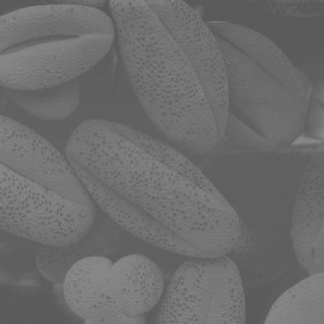
%> input picture citra_test_images/2. Kasus 1/image_01.png, 324 x 324 px, shrunk from 524 x 524 before the run; its folder holds 3 pictures in this run
$ octave histogramAnalysis.m   (GNU Octave 9; MATLAB toolbox functions it lacks are replaced by stand-ins)
%> lines starting %> are read from the running program, lines starting %| are printed output that depends on the picture
### histogram.m
function h = histogram(img)

h = zeros(1, 256);
[tinggi, lebar] = size(img);

for i = 1:tinggi
    for j = 1:lebar
        nilai = double(img(i,j));
        h(nilai + 1) = h(nilai + 1) + 1;
    end
end
end

### viewHistogram.m
function viewHistogram(img, judul)
% menampilkan citra + histogramnya

if nargin < 2, judul = ''; end

if size(img,3) == 3 %ada 3 chanel/rgb
    figure('Name', judul);
    subplot(2,3,1); imshow(img); title(['Citra ' judul]);
    subplot(2,3,2); h = histogram(rgb2gray(img));
    bar(0:255, h, 'w'); title('Histogram Grayscale'); xlabel('Intensitas'); ylabel('Jumlah Piksel');

    ch = {'R','G','B'};
    warnaBar  = {'r','g','b'};
    for k = 1:3
        h = histogram(img(:,:,k));
        subplot(2,3,k+3);
        bar(0:255, h, warnaBar{k});
        title(['Histogram Channel/Kanal ' ch{k}]);
        xlabel('Intensitas'); ylabel('Jumlah Piksel');
    end
else %gray scale
    figure('Name', judul);
    subplot(1,2,1); imshow(img); title(['Citra ' judul]);
    subplot(1,2,2);
    h = histogram(img);
    bar(0:255, h, 'w');
    title('Histogram Grayscale');
    xlabel('Intensitas'); ylabel('Jumlah Piksel');
end
end

### kasus/histogramAnalysis.m
folderPath = fullfile('citra_test_images_final', '2. Kasus 1');
files = dir(fullfile(folderPath, '*.png'));

for k = 1:length(files)
    namaFile = files(k).name;
    fullPath = fullfile(folderPath, namaFile);
    img = imread(fullPath);
%> img is the input picture: size 324x324x3 uint8; min 88, max 138, mean 108.7

    viewHistogram(img, namaFile);
%> after the loop in histogram, `for i = 1:tinggi`: h = 256 values, max 7789 at index 97, min 0 at index 1, mean 410.1
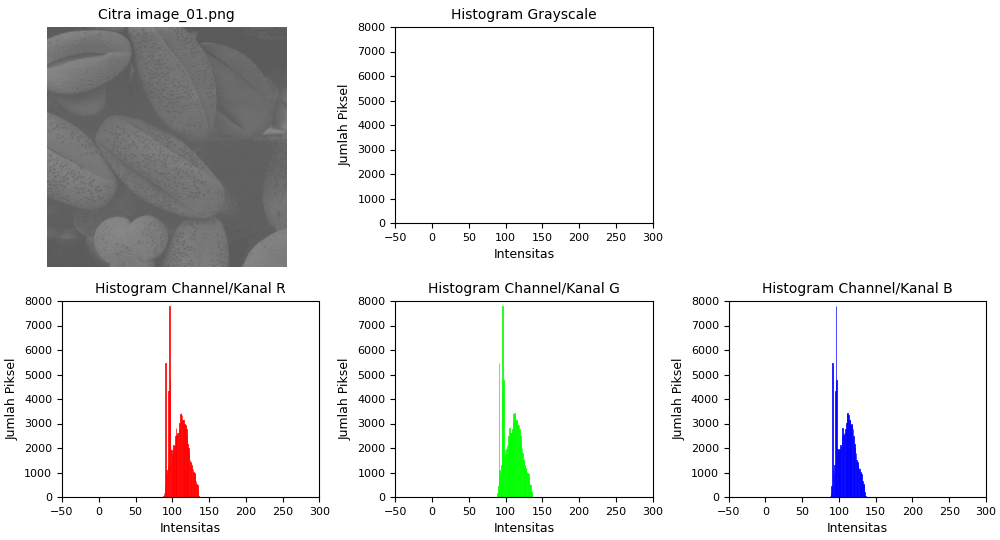
%> figure redrawn from the program's plot data, 5 panels
end
%> pass 2 of the loop `for k = 1:length(files)`:
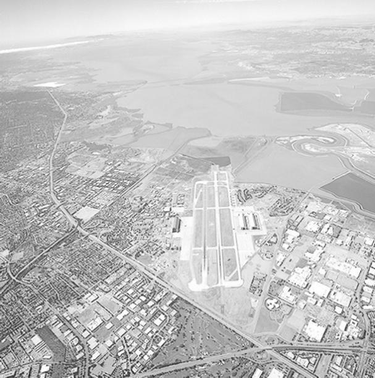
%> input picture citra_test_images/2. Kasus 1/image_02.png, 375 x 378 px, shrunk from 607 x 611 before the run
%> img is the input picture: size 378x375x3 uint8; min 20, max 255, mean 195.7
%> `viewHistogram(img, namaFile);`:
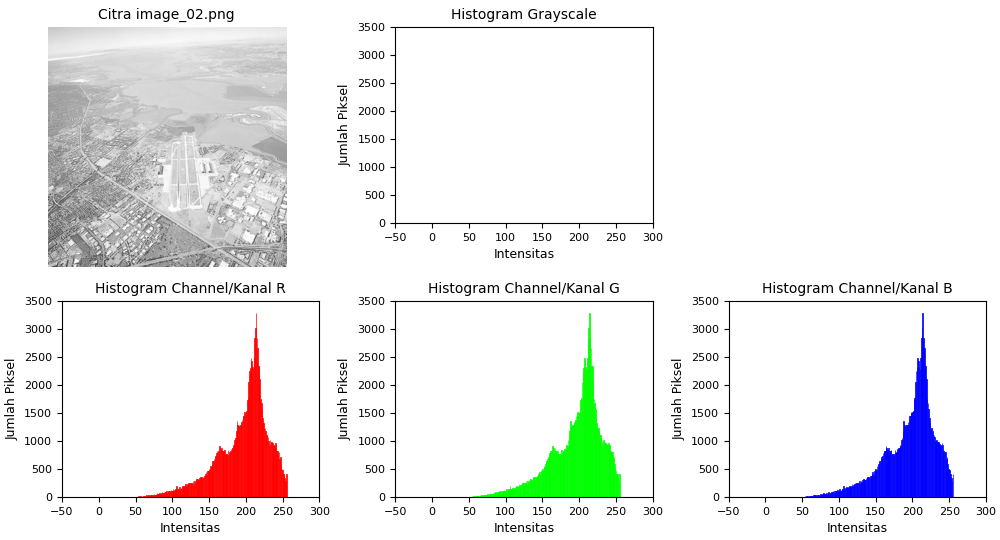
%> figure redrawn from the program's plot data, 5 panels
%> pass 3 of the loop `for k = 1:length(files)`:
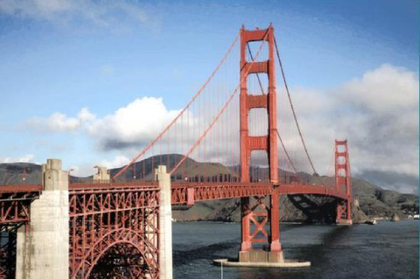
%> input picture citra_test_images/2. Kasus 1/image_03.png, 420 x 279 px, shrunk from 679 x 451 before the run
%> img is the input picture: size 279x420x3 uint8; mean R, G, B 143.2, 147, 160.6
%> `viewHistogram(img, namaFile);`:
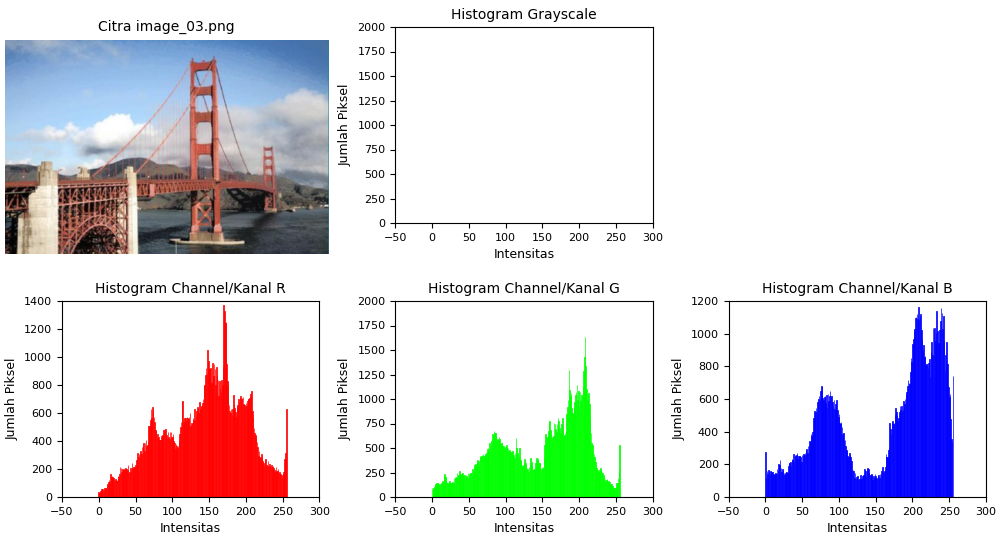
%> figure redrawn from the program's plot data, 5 panels
